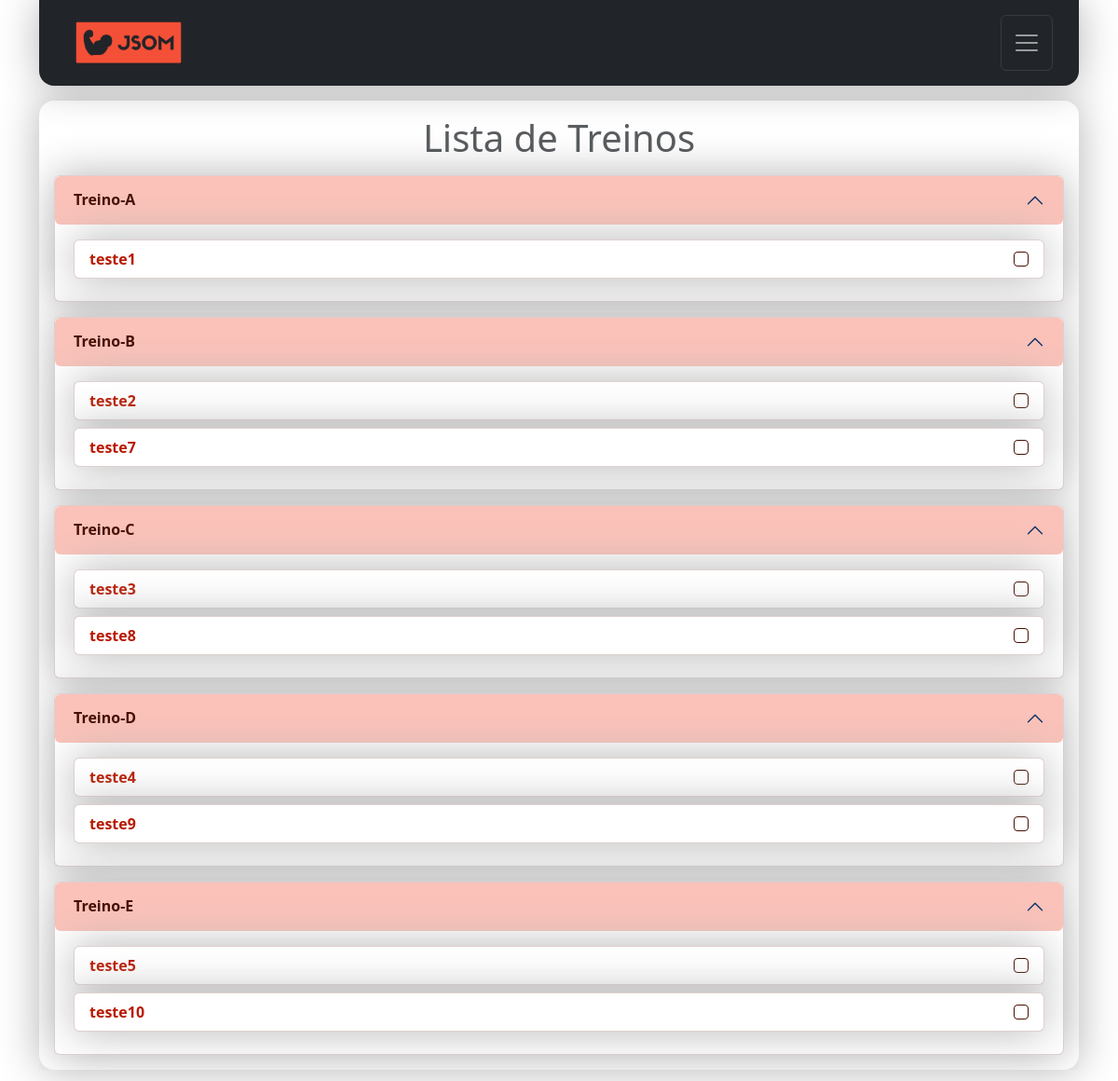
The page / (signed in) on the database its author committed.
### contact/models.py (models this page shows, shortened)
class Treino(models.Model):
    nome = models.CharField(max_length=100)
    CATEGORIA_CHOICES = [
        ('Treino(A)', 'Treino-A'),
        ('Treino(B)', 'Treino-B'),
        ('Treino(C)', 'Treino-C'),
        ('Treino(D)', 'Treino-D'),
        ('Treino(E)', 'Treino-E'),
    ]
    categoria = models.CharField(max_length=9, choices=CATEGORIA_CHOICES)
    descricao = models.TextField(blank=True)
    imagem = models.ImageField(blank=True, upload_to='pictures/%Y/%m/')
    owner = models.ForeignKey(
        User,
        on_delete=models.SET_NULL,
        blank=True, null=True
    )

### contact/views/contact_views.py (the view)
# urls.py: path('', views.index, name='index'),
@login_required(login_url='contact:login')
@user_passes_test(lambda u: not u.is_staff, login_url='contact:lista_alunos')
def index(request):
    user = request.user
    categorias = Treino.CATEGORIA_CHOICES
    treinos = Treino.objects.filter(owner=request.user)
    site_title = f'Treinos de {user}'
    context = {
        'site_title': site_title,
        'treinos': treinos,
        'categorias': categorias,
    }
    return render(
        request,
        'contact/index.html',
        context
    )

### contact/templates/contact/index.html (shortened to what this page needs)
{% extends "global/base.html" %}
{% block corpo %}
<div class="w-100 table-responsive">
  <h1 class="mt-3 mb-3 fs-1 form-text text-center">Lista de Treinos</h1>
  {% if treinos %}
    <div class="accordion mx-3" id="treinosAccordion" data-bs-ride="false">
    {% for categoria in categorias %}
        <div class="accordion-item shadow-big border-1 border-jsom-accordion mb-3 rounded-2">
            <h2 class="accordion-header " id="heading{{ forloop.counter }}">
                <button class="accordion-button-jsom  rounded-2 fw-bold text-jsom-escuro" type="button" data-bs-toggle="collapse" data-bs-target="#collapse{{ forloop.counter }}" aria-expanded="true" aria-controls="collapse{{ forloop.counter }}">
                    {{ categoria.1 }}
                </button>
            </h2>
            <div id="collapse{{ forloop.counter }}" class="accordion-collapse collapse show" aria-labelledby="heading{{ forloop.counter }}" data-bs-parent="#treinosAccordion">
              <div class="accordion-body">
                {% for treino in treinos %}
                    {% if treino.categoria == categoria.0 %}
                      <ul class="list-group">
                        <li class="list-group-item d-flex justify-content-between align-items-center align-items-end mb-2 border-jsom-accordion shadow-big ">
                          <label class="form-check-label" for="firstCheckbox">
                            <a class="link-jsom-subtle" href="{% url 'contact:detalhes_treino' treino.id %}">{{ treino.nome }}</a>
                          </label>
                          <input class="form-check-input mt-0" type="checkbox" value="" id="firstCheckbox">
                        </li>
                      </ul>
                    {% endif %}
                {% endfor %}
              </div>
            </div>
        </div>
    {% endfor %}
    </div>
  {% endif %}
</div>
{% endblock corpo %}

### base_static/global/css/style.css (style rules this page uses)
.text-jsom-escuro { color: #7c1100; }
.border-jsom-accordion { border:solid #966b6450 1.5px !important; }
.link-jsom-subtle { color: #b91900; font-weight: 600; text-decoration: none; }
.accordion-button-jsom { position: relative; display: flex; align-items: center; width: 100%; padding: var(--bs-accordion-btn-padding-y) var(--bs-accordion-btn-padding-x); font-size: 1rem; color: #460e00; text-align: left; background-color: #fadad5; border: 0; border-radius: 0; overflow-anchor: none; transition: var(--bs-accordion-transition); }
.accordion-button-jsom:not(.collapsed) { color: #460e00; background-color: rgb(250, 194, 185); }
.accordion-button-jsom:not(.collapsed)::after { background-image: var(--bs-accordion-btn-active-icon); transform: var(--bs-accordion-btn-icon-transform); }
.accordion-button-jsom::after { flex-shrink: 0; width: var(--bs-accordion-btn-icon-width); height: var(--bs-accordion-btn-icon-width); margin-left: auto; content: ""; background-image: var(--bs-accordion-btn-icon); background-repeat: no-repeat; background-size: var(--bs-accordion-btn-icon-width); transition: var(--bs-accordion-btn-icon-transition); }
.form-check-input { border: 0.5px solid #460e00 !important; }

### rows shown on the page
Treino: nome "teste1"
Treino: nome "teste2"
Treino: nome "teste7"
Treino: nome "teste3"
Treino: nome "teste8"
Treino: nome "teste4"
Treino: nome "teste9"
Treino: nome "teste5"
Treino: nome "teste10"

### other values the page prints
{{ categoria.1 }} "Treino-A" "Treino-B" "Treino-C" "Treino-D" "Treino-E"
